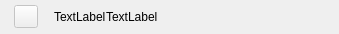
<?xml version="1.0" encoding="UTF-8"?>
<ui version="4.0">
 <class>WiredConnectionWidget</class>
 <widget class="QWidget" name="WiredConnectionWidget">
  <property name="geometry">
   <rect>
    <x>0</x>
    <y>0</y>
    <width>339</width>
    <height>34</height>
   </rect>
  </property>
  <property name="windowTitle">
   <string/>
  </property>
  <layout class="QVBoxLayout" name="verticalLayout">
   <property name="spacing">
    <number>0</number>
   </property>
   <property name="leftMargin">
    <number>10</number>
   </property>
   <property name="topMargin">
    <number>0</number>
   </property>
   <property name="rightMargin">
    <number>0</number>
   </property>
   <property name="bottomMargin">
    <number>0</number>
   </property>
   <item>
    <layout class="QHBoxLayout" name="horizontalLayout" stretch="0,0,0,1,0">
     <property name="leftMargin">
      <number>4</number>
     </property>
     <property name="topMargin">
      <number>4</number>
     </property>
     <property name="rightMargin">
      <number>4</number>
     </property>
     <property name="bottomMargin">
      <number>4</number>
     </property>
     <item>
      <widget class="StyledButton" name="toolButtonConnectStatu">
       <property name="enabled">
        <bool>false</bool>
       </property>
       <property name="text">
        <string/>
       </property>
       <property name="icon">
        <iconset theme="ks-net-connected">
         <normaloff>.</normaloff>.</iconset>
       </property>
      </widget>
     </item>
     <item>
      <widget class="LoadingLabel" name="labelLoading">
       <property name="minimumSize">
        <size>
         <width>16</width>
         <height>16</height>
        </size>
       </property>
       <property name="maximumSize">
        <size>
         <width>16</width>
         <height>16</height>
        </size>
       </property>
       <property name="text">
        <string/>
       </property>
      </widget>
     </item>
     <item>
      <widget class="QLabel" name="labelName">
       <property name="text">
        <string>TextLabel</string>
       </property>
      </widget>
     </item>
     <item>
      <widget class="QLabel" name="labelInfo">
       <property name="text">
        <string>TextLabel</string>
       </property>
      </widget>
     </item>
     <item>
      <spacer name="horizontalSpacer">
       <property name="orientation">
        <enum>Qt::Horizontal</enum>
       </property>
       <property name="sizeHint" stdset="0">
        <size>
         <width>40</width>
         <height>20</height>
        </size>
       </property>
      </spacer>
     </item>
    </layout>
   </item>
  </layout>
 </widget>
 <customwidgets>
  <customwidget>
   <class>StyledButton</class>
   <extends>QToolButton</extends>
   <header>lib/widgets/styled-button.h</header>
  </customwidget>
  <customwidget>
   <class>LoadingLabel</class>
   <extends>QLabel</extends>
   <header>lib/widgets/loading-label.h</header>
  </customwidget>
 </customwidgets>
 <resources/>
 <connections/>
</ui>
